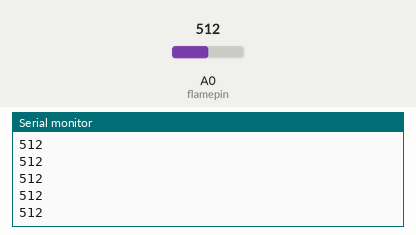
This sketch was run on a simulated Arduino Uno, built with avr-gcc and run on an emulated ATmega328P. On the bench: the last lines printed to the serial monitor. The test bench sets the inputs (shaded band); at power-on: A0 (flamepin) = 512.

Above: at 1.2 s.
1.3 s: A0 (flamepin) set to 716
At 2.2 s:
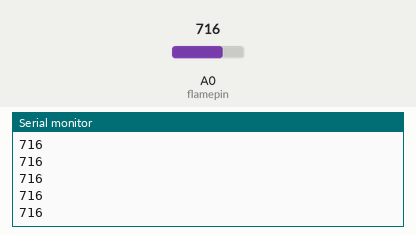
2.8 s: A0 (flamepin) set to 900
At 3.4 s:
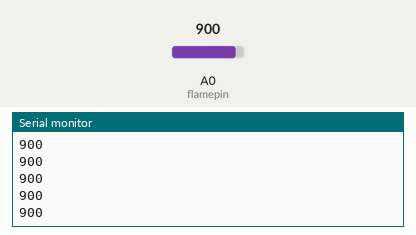
Timing chart, 0 to 5.8 s (numbered marks = the images above; inputs shaded):
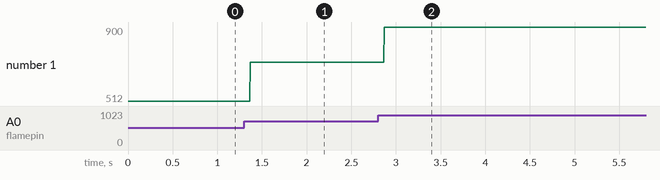

Measured:
- after the input at 1.3 s, the serial monitor: prints a new line after 0.07 s (image 1)
- after the input at 2.8 s, the serial monitor: prints a new line after 0.07 s (image 2)
- plotted number 1: 512 → 716 after the input at 1.3 s, 716 → 900 after the input at 2.8 s

The sketch:

Project_21.1_Read_Flame_Sensor_Value.ino
```cpp
/*
keyestudio STEM Starter Kit
Project 21.1
Read Flame Sensor Value
http//www.keyestudio.com
*/
int flamepin=0;// initialize analog pin 0
int val=0;// define val, assign initial value 0
void setup()
{
Serial.begin(9600);// set baud rate at 9600
}
void loop()
{
val=analogRead(flamepin);// read the analog value of analog pin 0, and assign it to val
Serial.println(val);// display val’s value
}
//////////////////////////////////////////////////////////////////
```
